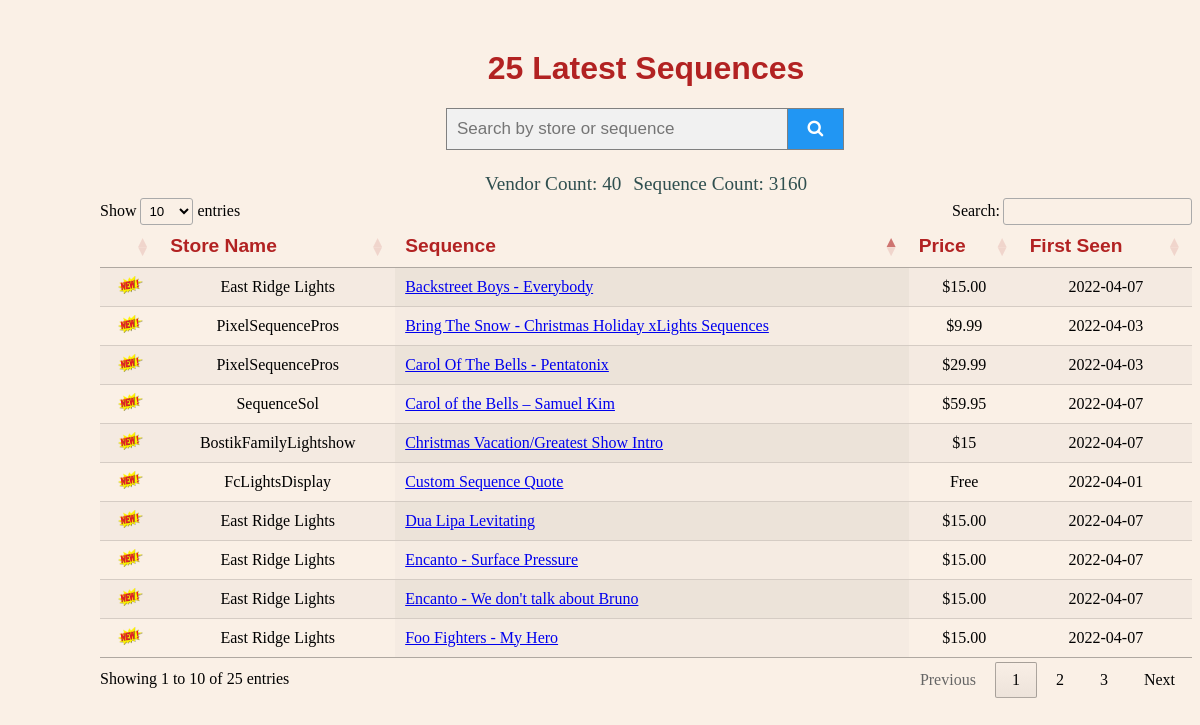
The page / on the database its author committed.
### app/__init__.py (models this page shows, shortened)
class Sequence(db.Model):  # type: ignore
    id = db.Column(db.Integer, autoincrement=True, primary_key=True)
    name = db.Column(db.String, nullable=False, index=True)
    link = db.Column(db.String, nullable=False, unique=True)
    vendor_id = db.Column(db.Integer, db.ForeignKey("vendor.id"), nullable=False)
    price = db.Column(db.String, nullable=True)
    time_created = db.Column(DateTime(timezone=False), server_default=func.now())
    time_updated = db.Column(DateTime(timezone=False), onupdate=func.now())
    __table_args__ = (
        db.UniqueConstraint("vendor_id", "name", "link", name="sequence_seq_store_idx"),
    )

class Vendor(db.Model):  # type: ignore
    id = db.Column(db.Integer, autoincrement=True, primary_key=True)
    name = db.Column(db.String(120), unique=True, index=True, nullable=False)
    urls = db.relationship("BaseUrl", backref="vendor", lazy=True)
    sequences = db.relationship("Sequence", backref="vendor", lazy=True)
    time_created = db.Column(DateTime(timezone=False), server_default=func.now())
    time_updated = db.Column(DateTime(timezone=False), onupdate=func.now())

### app/__init__.py (the view)
@app.route("/")
def index():
    newest_25_sequences = Sequence.query.order_by(desc(Sequence.time_created)).limit(25)
    vendor_count = Vendor.query.count()
    sequence_count = Sequence.query.count()
    return render_template(
        "sequence.html",
        title="25 Latest Sequences",
        sequences=newest_25_sequences,
        vendor_count=vendor_count,
        sequence_count=sequence_count,
        today=datetime.now()
    )

### app/templates/sequence.html (shortened to what this page needs)
<!DOCTYPE html>
<html lang="en">
<head>
    <link rel="stylesheet" href="static/main.css">
    <link rel="stylesheet"
          href="https://cdnjs.cloudflare.com/ajax/libs/font-awesome/4.7.0/css/font-awesome.min.css">
    <link rel="stylesheet" type="text/css" href="https://cdn.datatables.net/1.11.5/css/jquery.dataTables.min.css">
</head>
<body>
<center><h1>{{title}}</h1></center>
    <form class="search" action="{{url_for('sequence')}}" method="post" style="margin:auto;max-width:400px">
        <input name="search_string" type="text" placeholder="Search by store or sequence" value="{{request.form.sequence}}">
        <button type="submit"><i class="fa fa-search"></i>
        </button>
    </form>
    <center><table><tr><td class="small">Vendor Count: {{ vendor_count }}</td>
        <td>&nbsp;</td>
        <td class="small">Sequence Count: {{ sequence_count }}</td></tr></table>
    </center>
    <div id="results">
        <table id="data" class="stripe row-border order-column" style="width:100%">
            <thead>
            <tr>
                <th></th>
                <th>Store Name</th>
                <th>Sequence</th>
                <th>Price</th>
                <th>First Seen</th>
            </tr>
            </thead>
        {% for sequence in sequences %}
            <tr>
            {% if (today - sequence.time_created).days < 30 %}
                <td style="text-align:center"><img src='/static/new.gif' width="25" height="18"></td>
            {% else %}
                <td>&nbsp;</td>
            {% endif %}
                <td style="text-align:center">{{ sequence.vendor.name }}</td>
                <td><a href="{{ sequence.link }}" target="_blank">{{ sequence.name }}</a></td>
                <td style="text-align:center">{{ sequence.price }}</td>
                <td style="text-align:center">{{ sequence.time_created.date() }}</td>
            </tr>
        {% endfor %}
        </table>
    </div>
</body>
</html>

### app/static/main.css (style rules this page uses)
body { background: Linen; margin-top: 50px; margin-left: 100px; }
th, td { white-space: nowrap; }
td.small { font-family: Georgia, serif; font-size: 1.2em; color: DarkSlateGray; }
h1 { font-family: Verdana, Geneva, sans-serif; font-size: 2.0em; color: FireBrick; }
th { font-family: Verdana, Geneva, sans-serif; font-size: 1.2em; color: FireBrick; }
form.search input[type=text] { padding: 10px; font-size: 17px; border: 1px solid grey; float: left; width: 80%; background: #f1f1f1; }
form.search button { float: left; width: 14%; padding: 10px; background: #2196F3; color: white; font-size: 17px; border: 1px solid grey; border-left: none; cursor: pointer; }
form.search::after { content: ""; clear: both; display: table; }

### rows shown on the page
Sequence: vendor.name "East Ridge Lights", name "Foo Fighters - My Hero", price "$15.00", time_created "2022-04-07"
Sequence: vendor.name "East Ridge Lights", name "Encanto - We don't talk about Bruno", price "$15.00", time_created "2022-04-07"
Sequence: vendor.name "East Ridge Lights", name "Encanto - Surface Pressure", price "$15.00", time_created "2022-04-07"
Sequence: vendor.name "East Ridge Lights", name "Dua Lipa Levitating", price "$15.00", time_created "2022-04-07"
Sequence: vendor.name "East Ridge Lights", name "Backstreet Boys - Everybody", price "$15.00", time_created "2022-04-07"
Sequence: vendor.name "SequenceSol", name "Carol of the Bells – Samuel Kim", price "$59.95", time_created "2022-04-07"
Sequence: vendor.name "BostikFamilyLightshow", name "Christmas Vacation/Greatest Show Intro", price "$15", time_created "2022-04-07"
Sequence: vendor.name "PixelSequencePros", name "Carol Of The Bells - Pentatonix", price "$29.99", time_created "2022-04-03"
Sequence: vendor.name "PixelSequencePros", name "Bring The Snow - Christmas Holiday xLights Sequences", price "$9.99", time_created "2022-04-03"
Sequence: vendor.name "FcLightsDisplay", name "Custom Sequence Quote", price "Free", time_created "2022-04-01"

### other values the page prints
{{ title }} "25 Latest Sequences"
{{ vendor_count }} "40"
{{ sequence_count }} "3160"
